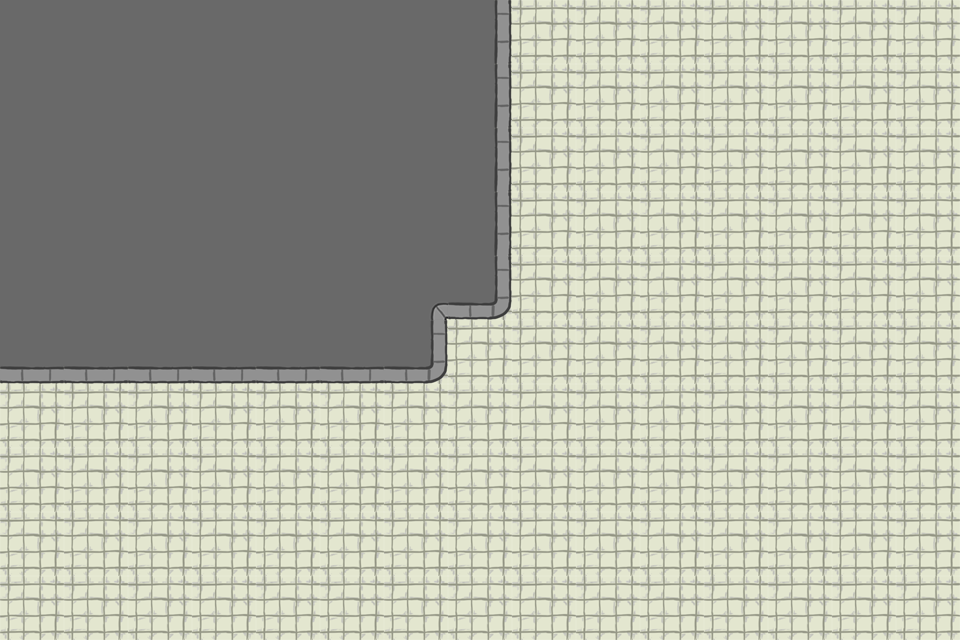

Tiled map render using the project's own tile images. Description and the whole map definition, tile-layer contents included, below:
An orthogonal 15x10 tile map with 64x64 px tiles, 1 tile layer (Tiles).

<map version="1.0" orientation="orthogonal" width="15" height="10" tilewidth="64" tileheight="64">
 <tileset firstgid="1" name="tileset" tilewidth="64" tileheight="64">
  <image source="../TileSets/tileset.png" width="384" height="192" />
 </tileset>
 <layer name="Tiles" width="15" height="10">
  <data>
   <tile gid="8" />
   <tile gid="8" />
   <tile gid="8" />
   <tile gid="8" />
   <tile gid="8" />
   <tile gid="8" />
   <tile gid="8" />
   <tile gid="5" />
   <tile gid="1" />
   <tile gid="1" />
   <tile gid="1" />
   <tile gid="1" />
   <tile gid="1" />
   <tile gid="1" />
   <tile gid="1" />
   <tile gid="8" />
   <tile gid="8" />
   <tile gid="8" />
   <tile gid="8" />
   <tile gid="8" />
   <tile gid="8" />
   <tile gid="8" />
   <tile gid="5" />
   <tile gid="1" />
   <tile gid="1" />
   <tile gid="1" />
   <tile gid="1" />
   <tile gid="1" />
   <tile gid="1" />
   <tile gid="1" />
   <tile gid="8" />
   <tile gid="8" />
   <tile gid="8" />
   <tile gid="8" />
   <tile gid="8" />
   <tile gid="8" />
   <tile gid="8" />
   <tile gid="5" />
   <tile gid="1" />
   <tile gid="1" />
   <tile gid="1" />
   <tile gid="1" />
   <tile gid="1" />
   <tile gid="1" />
   <tile gid="1" />
   <tile gid="8" />
   <tile gid="8" />
   <tile gid="8" />
   <tile gid="8" />
   <tile gid="8" />
   <tile gid="8" />
   <tile gid="8" />
   <tile gid="5" />
   <tile gid="1" />
   <tile gid="1" />
   <tile gid="1" />
   <tile gid="1" />
   <tile gid="1" />
   <tile gid="1" />
   <tile gid="1" />
   <tile gid="8" />
   <tile gid="8" />
   <tile gid="8" />
   <tile gid="8" />
   <tile gid="8" />
   <tile gid="8" />
   <tile gid="17" />
   <tile gid="9" />
   <tile gid="1" />
   <tile gid="1" />
   <tile gid="1" />
   <tile gid="1" />
   <tile gid="1" />
   <tile gid="1" />
   <tile gid="1" />
   <tile gid="4" />
   <tile gid="4" />
   <tile gid="4" />
   <tile gid="4" />
   <tile gid="4" />
   <tile gid="4" />
   <tile gid="9" />
   <tile gid="1" />
   <tile gid="1" />
   <tile gid="1" />
   <tile gid="1" />
   <tile gid="1" />
   <tile gid="1" />
   <tile gid="1" />
   <tile gid="1" />
   <tile gid="1" />
   <tile gid="1" />
   <tile gid="1" />
   <tile gid="1" />
   <tile gid="1" />
   <tile gid="1" />
   <tile gid="1" />
   <tile gid="1" />
   <tile gid="1" />
   <tile gid="1" />
   <tile gid="1" />
   <tile gid="1" />
   <tile gid="1" />
   <tile gid="1" />
   <tile gid="1" />
   <tile gid="1" />
   <tile gid="1" />
   <tile gid="1" />
   <tile gid="1" />
   <tile gid="1" />
   <tile gid="1" />
   <tile gid="1" />
   <tile gid="1" />
   <tile gid="1" />
   <tile gid="1" />
   <tile gid="1" />
   <tile gid="1" />
   <tile gid="1" />
   <tile gid="1" />
   <tile gid="1" />
   <tile gid="1" />
   <tile gid="1" />
   <tile gid="1" />
   <tile gid="1" />
   <tile gid="1" />
   <tile gid="1" />
   <tile gid="1" />
   <tile gid="1" />
   <tile gid="1" />
   <tile gid="1" />
   <tile gid="1" />
   <tile gid="1" />
   <tile gid="1" />
   <tile gid="1" />
   <tile gid="1" />
   <tile gid="1" />
   <tile gid="1" />
   <tile gid="1" />
   <tile gid="1" />
   <tile gid="1" />
   <tile gid="1" />
   <tile gid="1" />
   <tile gid="1" />
   <tile gid="1" />
   <tile gid="1" />
   <tile gid="1" />
   <tile gid="1" />
   <tile gid="1" />
   <tile gid="1" />
   <tile gid="1" />
  </data>
 </layer>
 <objectgroup name="Objects" width="15" height="10" />
</map>
